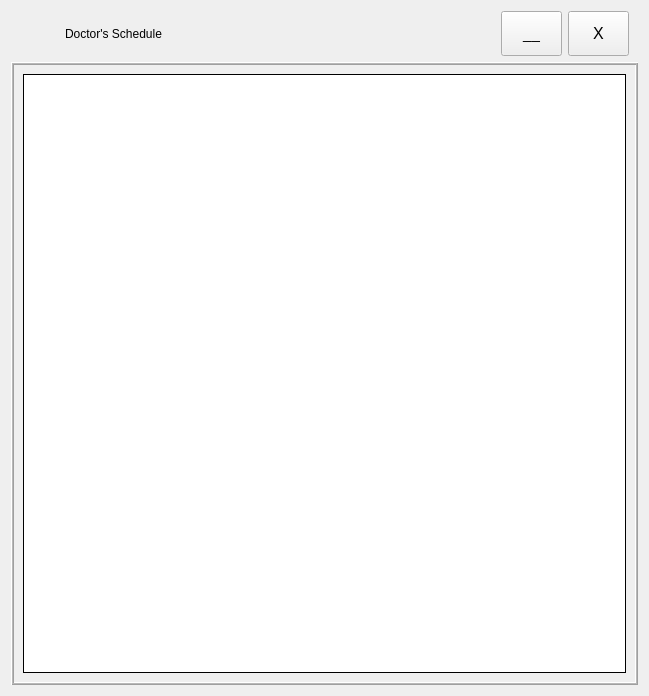
<?xml version="1.0" encoding="UTF-8"?>
<ui version="4.0">
 <class>dSchedule</class>
 <widget class="QDialog" name="dSchedule">
  <property name="geometry">
   <rect>
    <x>0</x>
    <y>0</y>
    <width>649</width>
    <height>696</height>
   </rect>
  </property>
  <property name="windowTitle">
   <string>Dialog</string>
  </property>
  <layout class="QGridLayout" name="gridLayout">
   <item row="0" column="0">
    <widget class="QFrame" name="frame">
     <property name="sizePolicy">
      <sizepolicy hsizetype="Preferred" vsizetype="Fixed">
       <horstretch>0</horstretch>
       <verstretch>0</verstretch>
      </sizepolicy>
     </property>
     <property name="maximumSize">
      <size>
       <width>16777215</width>
       <height>16777215</height>
      </size>
     </property>
     <property name="frameShape">
      <enum>QFrame::NoFrame</enum>
     </property>
     <property name="frameShadow">
      <enum>QFrame::Plain</enum>
     </property>
     <layout class="QHBoxLayout" name="horizontalLayout_3">
      <property name="sizeConstraint">
       <enum>QLayout::SetMinAndMaxSize</enum>
      </property>
      <property name="leftMargin">
       <number>3</number>
      </property>
      <property name="topMargin">
       <number>0</number>
      </property>
      <property name="rightMargin">
       <number>8</number>
      </property>
      <property name="bottomMargin">
       <number>0</number>
      </property>
      <item>
       <widget class="QLabel" name="logo">
        <property name="minimumSize">
         <size>
          <width>0</width>
          <height>45</height>
         </size>
        </property>
        <property name="maximumSize">
         <size>
          <width>45</width>
          <height>45</height>
         </size>
        </property>
        <property name="text">
         <string/>
        </property>
        <property name="pixmap">
         <pixmap>Sefa logo2.png</pixmap>
        </property>
        <property name="scaledContents">
         <bool>true</bool>
        </property>
       </widget>
      </item>
      <item>
       <layout class="QGridLayout" name="gridLayout_13">
        <item row="0" column="0">
         <widget class="QLabel" name="label_29">
          <property name="text">
           <string>Doctor's Schedule</string>
          </property>
          <property name="wordWrap">
           <bool>true</bool>
          </property>
          <property name="margin">
           <number>7</number>
          </property>
         </widget>
        </item>
        <item row="0" column="2">
         <layout class="QHBoxLayout" name="horizontalLayout_6">
          <property name="rightMargin">
           <number>1</number>
          </property>
          <item>
           <widget class="QPushButton" name="minButton">
            <property name="sizePolicy">
             <sizepolicy hsizetype="Ignored" vsizetype="Ignored">
              <horstretch>0</horstretch>
              <verstretch>0</verstretch>
             </sizepolicy>
            </property>
            <property name="font">
             <font>
              <family>Tahoma</family>
              <pointsize>11</pointsize>
             </font>
            </property>
            <property name="cursor">
             <cursorShape>PointingHandCursor</cursorShape>
            </property>
            <property name="mouseTracking">
             <bool>true</bool>
            </property>
            <property name="tabletTracking">
             <bool>true</bool>
            </property>
            <property name="autoFillBackground">
             <bool>true</bool>
            </property>
            <property name="styleSheet">
             <string notr="true"/>
            </property>
            <property name="text">
             <string>__</string>
            </property>
            <property name="autoDefault">
             <bool>false</bool>
            </property>
            <property name="flat">
             <bool>false</bool>
            </property>
           </widget>
          </item>
          <item>
           <widget class="QPushButton" name="closeButton">
            <property name="sizePolicy">
             <sizepolicy hsizetype="Ignored" vsizetype="Ignored">
              <horstretch>0</horstretch>
              <verstretch>0</verstretch>
             </sizepolicy>
            </property>
            <property name="maximumSize">
             <size>
              <width>16777215</width>
              <height>16777215</height>
             </size>
            </property>
            <property name="font">
             <font>
              <family>MS Shell Dlg 2</family>
              <pointsize>12</pointsize>
             </font>
            </property>
            <property name="cursor">
             <cursorShape>PointingHandCursor</cursorShape>
            </property>
            <property name="mouseTracking">
             <bool>true</bool>
            </property>
            <property name="tabletTracking">
             <bool>true</bool>
            </property>
            <property name="layoutDirection">
             <enum>Qt::LeftToRight</enum>
            </property>
            <property name="autoFillBackground">
             <bool>true</bool>
            </property>
            <property name="text">
             <string>X</string>
            </property>
            <property name="autoDefault">
             <bool>false</bool>
            </property>
            <property name="flat">
             <bool>false</bool>
            </property>
           </widget>
          </item>
         </layout>
        </item>
        <item row="0" column="1">
         <spacer name="horizontalSpacer">
          <property name="orientation">
           <enum>Qt::Horizontal</enum>
          </property>
          <property name="sizeType">
           <enum>QSizePolicy::Maximum</enum>
          </property>
          <property name="sizeHint" stdset="0">
           <size>
            <width>300</width>
            <height>20</height>
           </size>
          </property>
         </spacer>
        </item>
       </layout>
      </item>
     </layout>
    </widget>
   </item>
   <item row="1" column="0">
    <widget class="QFrame" name="bgLayer">
     <property name="autoFillBackground">
      <bool>true</bool>
     </property>
     <property name="frameShape">
      <enum>QFrame::Box</enum>
     </property>
     <property name="frameShadow">
      <enum>QFrame::Raised</enum>
     </property>
     <property name="lineWidth">
      <number>1</number>
     </property>
     <property name="midLineWidth">
      <number>1</number>
     </property>
     <layout class="QGridLayout" name="gridLayout_2">
      <item row="1" column="0">
       <widget class="QTableView" name="tableView">
        <property name="frameShape">
         <enum>QFrame::Box</enum>
        </property>
        <property name="frameShadow">
         <enum>QFrame::Plain</enum>
        </property>
        <attribute name="horizontalHeaderShowSortIndicator" stdset="0">
         <bool>true</bool>
        </attribute>
        <attribute name="horizontalHeaderStretchLastSection">
         <bool>true</bool>
        </attribute>
        <attribute name="verticalHeaderShowSortIndicator" stdset="0">
         <bool>true</bool>
        </attribute>
        <attribute name="verticalHeaderStretchLastSection">
         <bool>true</bool>
        </attribute>
       </widget>
      </item>
     </layout>
    </widget>
   </item>
  </layout>
 </widget>
 <resources/>
 <connections/>
</ui>
